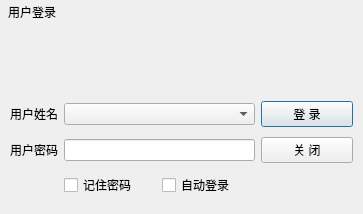
<?xml version="1.0" encoding="UTF-8"?>
<ui version="4.0">
 <class>frmLogin</class>
 <widget class="QDialog" name="frmLogin">
  <property name="geometry">
   <rect>
    <x>0</x>
    <y>0</y>
    <width>363</width>
    <height>214</height>
   </rect>
  </property>
  <property name="windowTitle">
   <string>操作员登录</string>
  </property>
  <property name="styleSheet">
   <string notr="true"/>
  </property>
  <layout class="QVBoxLayout" name="verticalLayout">
   <property name="spacing">
    <number>0</number>
   </property>
   <property name="leftMargin">
    <number>1</number>
   </property>
   <property name="topMargin">
    <number>1</number>
   </property>
   <property name="rightMargin">
    <number>1</number>
   </property>
   <property name="bottomMargin">
    <number>1</number>
   </property>
   <item>
    <widget class="QWidget" name="widgetTitle" native="true">
     <property name="sizePolicy">
      <sizepolicy hsizetype="Preferred" vsizetype="Fixed">
       <horstretch>0</horstretch>
       <verstretch>0</verstretch>
      </sizepolicy>
     </property>
     <layout class="QHBoxLayout" name="horizontalLayout_2">
      <property name="spacing">
       <number>0</number>
      </property>
      <property name="leftMargin">
       <number>0</number>
      </property>
      <property name="topMargin">
       <number>0</number>
      </property>
      <property name="rightMargin">
       <number>0</number>
      </property>
      <property name="bottomMargin">
       <number>0</number>
      </property>
      <item>
       <widget class="QLabel" name="labIco">
        <property name="text">
         <string/>
        </property>
        <property name="alignment">
         <set>Qt::AlignCenter</set>
        </property>
       </widget>
      </item>
      <item>
       <widget class="QLabel" name="labTitle">
        <property name="sizePolicy">
         <sizepolicy hsizetype="Expanding" vsizetype="Preferred">
          <horstretch>0</horstretch>
          <verstretch>0</verstretch>
         </sizepolicy>
        </property>
        <property name="styleSheet">
         <string notr="true"/>
        </property>
        <property name="text">
         <string>用户登录</string>
        </property>
        <property name="alignment">
         <set>Qt::AlignLeading|Qt::AlignLeft|Qt::AlignVCenter</set>
        </property>
       </widget>
      </item>
      <item>
       <widget class="QPushButton" name="btnMenu_Close">
        <property name="sizePolicy">
         <sizepolicy hsizetype="Minimum" vsizetype="Expanding">
          <horstretch>0</horstretch>
          <verstretch>0</verstretch>
         </sizepolicy>
        </property>
        <property name="cursor">
         <cursorShape>ArrowCursor</cursorShape>
        </property>
        <property name="focusPolicy">
         <enum>Qt::NoFocus</enum>
        </property>
        <property name="text">
         <string/>
        </property>
        <property name="flat">
         <bool>true</bool>
        </property>
       </widget>
      </item>
     </layout>
    </widget>
   </item>
   <item>
    <widget class="QLabel" name="labName">
     <property name="sizePolicy">
      <sizepolicy hsizetype="Preferred" vsizetype="Fixed">
       <horstretch>0</horstretch>
       <verstretch>0</verstretch>
      </sizepolicy>
     </property>
     <property name="minimumSize">
      <size>
       <width>0</width>
       <height>65</height>
      </size>
     </property>
     <property name="alignment">
      <set>Qt::AlignCenter</set>
     </property>
    </widget>
   </item>
   <item>
    <widget class="QWidget" name="widgetMain" native="true">
     <property name="styleSheet">
      <string notr="true">#gboxSoftKey .QPushButton{
border-width:0px;
border-radius:0px;
padding:2px;
}

#gboxSoftKey .QPushButton:hover{
border:1px solid #FF0000;
}

#gboxSoftKey{
border-width:0px;
border-radius:0px;
}</string>
     </property>
     <layout class="QVBoxLayout" name="verticalLayout_2">
      <property name="spacing">
       <number>0</number>
      </property>
      <property name="leftMargin">
       <number>0</number>
      </property>
      <property name="topMargin">
       <number>0</number>
      </property>
      <property name="rightMargin">
       <number>0</number>
      </property>
      <property name="bottomMargin">
       <number>0</number>
      </property>
      <item>
       <widget class="QWidget" name="widget" native="true">
        <property name="autoFillBackground">
         <bool>true</bool>
        </property>
        <layout class="QGridLayout" name="gridLayout">
         <item row="0" column="0">
          <widget class="QLabel" name="labUserName">
           <property name="sizePolicy">
            <sizepolicy hsizetype="Fixed" vsizetype="Preferred">
             <horstretch>0</horstretch>
             <verstretch>0</verstretch>
            </sizepolicy>
           </property>
           <property name="text">
            <string>用户姓名</string>
           </property>
          </widget>
         </item>
         <item row="0" column="3">
          <widget class="QPushButton" name="btnLogin">
           <property name="minimumSize">
            <size>
             <width>80</width>
             <height>0</height>
            </size>
           </property>
           <property name="text">
            <string>登 录</string>
           </property>
           <property name="icon">
            <iconset>
             <normaloff>:/image/btn_ok.png</normaloff>:/image/btn_ok.png</iconset>
           </property>
          </widget>
         </item>
         <item row="1" column="0">
          <widget class="QLabel" name="labUserPwd">
           <property name="sizePolicy">
            <sizepolicy hsizetype="Fixed" vsizetype="Preferred">
             <horstretch>0</horstretch>
             <verstretch>0</verstretch>
            </sizepolicy>
           </property>
           <property name="text">
            <string>用户密码</string>
           </property>
          </widget>
         </item>
         <item row="1" column="1" colspan="2">
          <widget class="XLineEdit" name="txtUserPwd">
           <property name="text">
            <string/>
           </property>
           <property name="echoMode">
            <enum>QLineEdit::Password</enum>
           </property>
          </widget>
         </item>
         <item row="1" column="3">
          <widget class="QPushButton" name="btnClose">
           <property name="minimumSize">
            <size>
             <width>80</width>
             <height>0</height>
            </size>
           </property>
           <property name="toolTip">
            <string/>
           </property>
           <property name="text">
            <string>关 闭</string>
           </property>
           <property name="icon">
            <iconset>
             <normaloff>:/image/btn_close.png</normaloff>:/image/btn_close.png</iconset>
           </property>
          </widget>
         </item>
         <item row="2" column="1">
          <widget class="QCheckBox" name="ckAutoPwd">
           <property name="text">
            <string>记住密码</string>
           </property>
          </widget>
         </item>
         <item row="2" column="2">
          <widget class="QCheckBox" name="ckAutoLogin">
           <property name="text">
            <string>自动登录</string>
           </property>
          </widget>
         </item>
         <item row="0" column="1" colspan="2">
          <widget class="QComboBox" name="cboxUserName">
           <property name="sizePolicy">
            <sizepolicy hsizetype="Expanding" vsizetype="Fixed">
             <horstretch>0</horstretch>
             <verstretch>0</verstretch>
            </sizepolicy>
           </property>
          </widget>
         </item>
        </layout>
       </widget>
      </item>
     </layout>
    </widget>
   </item>
  </layout>
 </widget>
 <customwidgets>
  <customwidget>
   <class>XLineEdit</class>
   <extends>QLineEdit</extends>
   <header>xlineedit.h</header>
  </customwidget>
 </customwidgets>
 <tabstops>
  <tabstop>txtUserPwd</tabstop>
  <tabstop>cboxUserName</tabstop>
  <tabstop>btnLogin</tabstop>
  <tabstop>btnClose</tabstop>
 </tabstops>
 <resources/>
 <connections/>
</ui>
